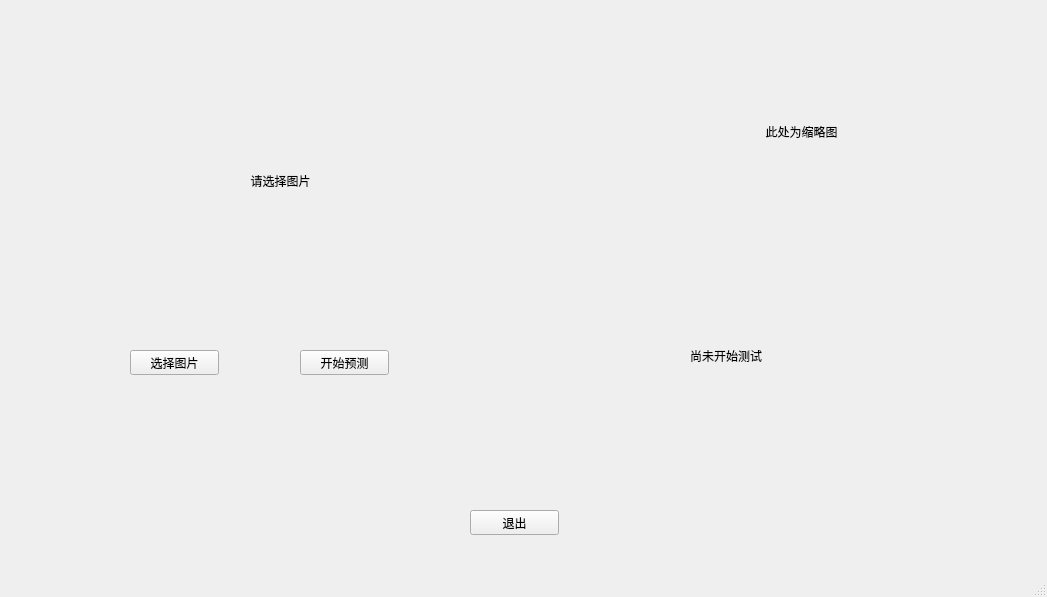
<?xml version="1.0" encoding="UTF-8"?>
<ui version="4.0">
 <class>MainWindow</class>
 <widget class="QMainWindow" name="MainWindow">
  <property name="geometry">
   <rect>
    <x>0</x>
    <y>0</y>
    <width>1047</width>
    <height>597</height>
   </rect>
  </property>
  <property name="windowTitle">
   <string>MainWindow</string>
  </property>
  <widget class="QWidget" name="centralwidget">
   <widget class="QPushButton" name="close_btn">
    <property name="geometry">
     <rect>
      <x>470</x>
      <y>510</y>
      <width>89</width>
      <height>25</height>
     </rect>
    </property>
    <property name="text">
     <string>退出</string>
    </property>
   </widget>
   <widget class="QPushButton" name="select_image_btn">
    <property name="geometry">
     <rect>
      <x>130</x>
      <y>350</y>
      <width>89</width>
      <height>25</height>
     </rect>
    </property>
    <property name="text">
     <string>选择图片</string>
    </property>
   </widget>
   <widget class="QLabel" name="normal_image">
    <property name="geometry">
     <rect>
      <x>50</x>
      <y>50</y>
      <width>461</width>
      <height>261</height>
     </rect>
    </property>
    <property name="text">
     <string>请选择图片</string>
    </property>
    <property name="alignment">
     <set>Qt::AlignCenter</set>
    </property>
    <property name="indent">
     <number>-1</number>
    </property>
   </widget>
   <widget class="QLabel" name="min_image">
    <property name="geometry">
     <rect>
      <x>646</x>
      <y>56</y>
      <width>311</width>
      <height>151</height>
     </rect>
    </property>
    <property name="text">
     <string>此处为缩略图</string>
    </property>
    <property name="alignment">
     <set>Qt::AlignCenter</set>
    </property>
   </widget>
   <widget class="QLabel" name="show_predict">
    <property name="geometry">
     <rect>
      <x>690</x>
      <y>260</y>
      <width>221</width>
      <height>191</height>
     </rect>
    </property>
    <property name="text">
     <string>尚未开始测试</string>
    </property>
   </widget>
   <widget class="QPushButton" name="start_predict">
    <property name="geometry">
     <rect>
      <x>300</x>
      <y>350</y>
      <width>89</width>
      <height>25</height>
     </rect>
    </property>
    <property name="text">
     <string>开始预测</string>
    </property>
   </widget>
  </widget>
  <widget class="QMenuBar" name="menubar">
   <property name="geometry">
    <rect>
     <x>0</x>
     <y>0</y>
     <width>1047</width>
     <height>22</height>
    </rect>
   </property>
  </widget>
  <widget class="QStatusBar" name="statusbar"/>
 </widget>
 <resources/>
 <connections>
  <connection>
   <sender>close_btn</sender>
   <signal>clicked()</signal>
   <receiver>MainWindow</receiver>
   <slot>close()</slot>
   <hints>
    <hint type="sourcelabel">
     <x>244</x>
     <y>154</y>
    </hint>
    <hint type="destinationlabel">
     <x>399</x>
     <y>299</y>
    </hint>
   </hints>
  </connection>
 </connections>
</ui>
